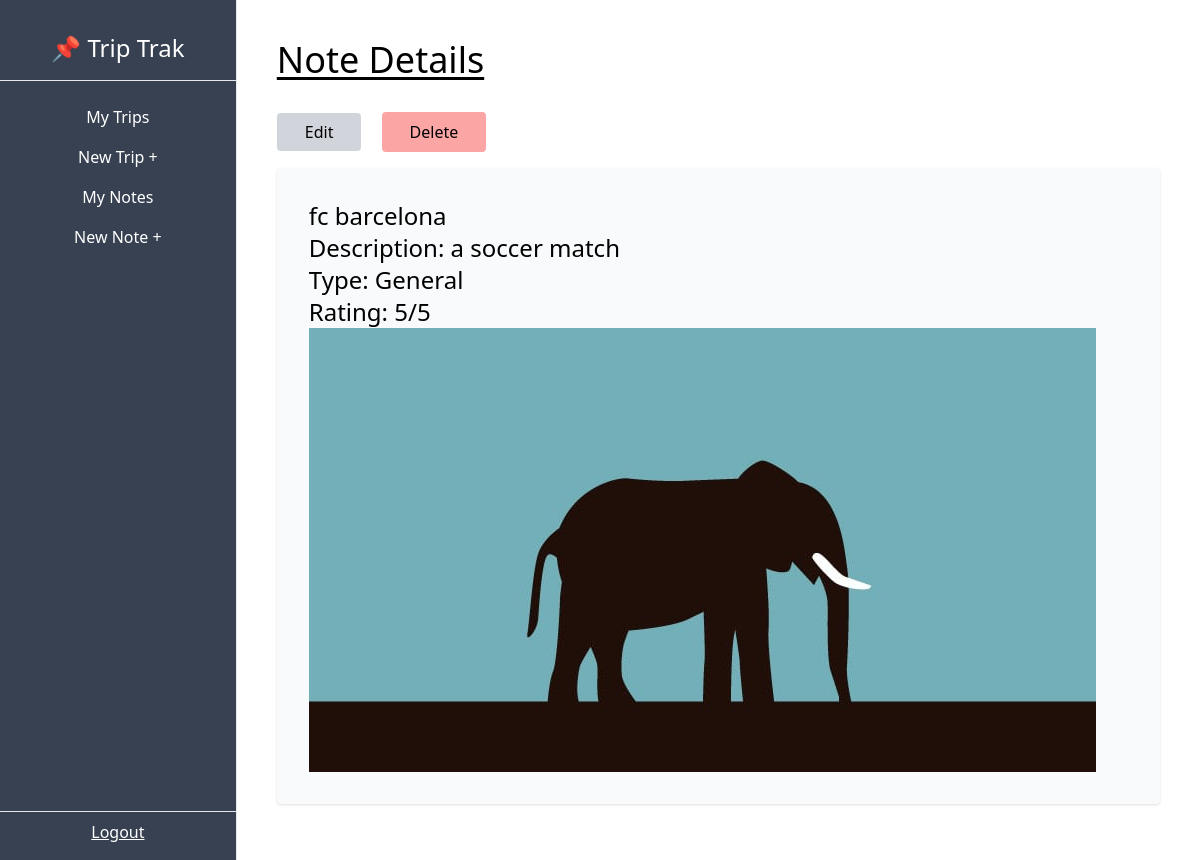
/dashboard/note/detail/1/, run on the app's committed database.
### trips/models.py (models this page shows, shortened)
class Note(models.Model):
    EXCURSIONS = (
        ('event', 'Event'),
        ('dining', 'Dining'),
        ('experience', 'Experience'),
        ('general', 'General'),
    )
    trip = models.ForeignKey(Trip, on_delete=models.CASCADE, related_name='notes')
    name = models.CharField(max_length=100)
    description = models.TextField()
    type = models.CharField(max_length=100, choices=EXCURSIONS)
    img = models.ImageField(upload_to='notes', blank=True, null=True)
    rating = models.PositiveSmallIntegerField(default=1, validators=[MaxValueValidator(5)])

### trips/views.py (the view)
# urls.py: path('dashboard/note/detail/<int:pk>/', NoteDetailView.as_view(), name='note-detail'),
class NoteDetailView(DetailView):
    model = Note
    template_name = 'trip/note_detail.html'

### trips/templates/trip/note_detail.html (shortened to what this page needs)
{% extends 'trip/base.html' %}
{% block content %}
<h1 class="text-4xl underline underline-offset-4 mb-8">Note Details</h1>
<a class="px-7 py-2 bg-gray-300 rounded md:mr-4 hover:bg-gray-200" href="{% url 'note-update' note.pk %}">Edit</a>
<form class="inline" action="{% url 'note-delete' note.pk %}" method="POST">
    <input type="submit" class="px-7 py-2 bg-red-300 rounded hover:bg-red-200 hover:cursor-pointer" value="Delete" />
</form>
<div class="bg-gray-50 p-8 rounded shadow my-4">
    <p class="text-2xl">{{ note.name }}</p>
    <p class="text-2xl">Description: {{ note.description }}</p>
    <p class="text-2xl">Type: {{ note.type|title }}</p>
    <p class="text-2xl">Rating: {{ note.rating }}/5</p>
    <img src="{{note.img.url}}" alt="{{note.name}}">
</div>
{% endblock content %}

### data on the page
Note: name "fc barcelona", description "a soccer match", type "General", rating "5", img (picture)
